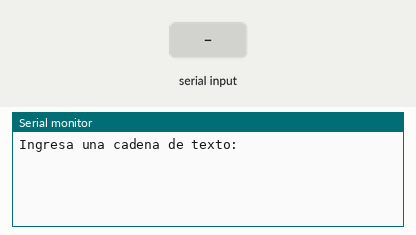
This sketch was run on a simulated Arduino Uno, built with avr-gcc and run on an emulated ATmega328P. Shown: the last lines printed to the serial monitor. The inputs (shaded band) are chosen by the test bench.

Above: at 1.2 s.
1.3 s: "1\n" received over Serial
At 2.6 s:
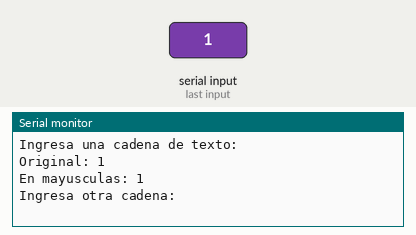
2.9 s: byte 10 ('\n') received over Serial
At 4.0 s:
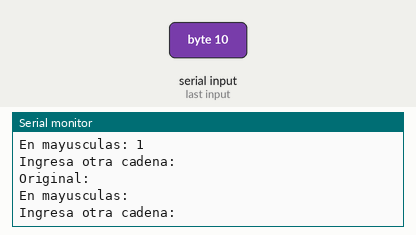
4.4 s: "0\n" received over Serial
At 5.2 s:
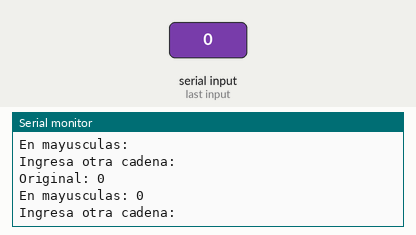

Measured:
- after the input at 1.3 s, the serial monitor: prints a new line after 0.10 s (image 1)
- after the input at 2.9 s, the serial monitor: prints a new line after 0.10 s (image 2)
- after the input at 4.4 s, the serial monitor: prints a new line after 0.10 s (image 3)

The sketch:

Problema-6.ino
```cpp
//Problema 6 https://www.tinkercad.com/things/e5QAgiczudQ-practica-2-p6
void setup() {
    Serial.begin(9600);  // Iniciar la comunicación serial
    Serial.println("Ingresa una cadena de texto:");
}

void loop() {
    if (Serial.available() > 0) {
        char palabra[50] = {0};
        int indice = 0;
        delay(100);
        while (Serial.available() > 0) {
            char c = Serial.read();
            if (c == '\n') {
                palabra[indice] = '\0';
                break;
            }
            if (indice < 49) {
                palabra[indice++] = c;
            }
        }
        palabra[indice] = '\0';
        Serial.print("Original: ");
        Serial.println(palabra);
        for (int i = 0; palabra[i] != '\0'; i++) {
            if (palabra[i] >= 'a' && palabra[i] <= 'z') {
                palabra[i] = palabra[i] - (32);
            }
        }
        Serial.print("En mayusculas: ");
        Serial.println(palabra);
        Serial.println("Ingresa otra cadena:");
    }
}
```
